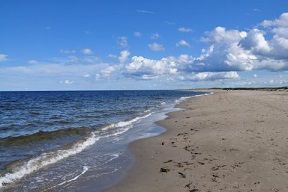
//> input picture Étape 19 - Rétroprojection d'un histogramme pour détecter un contenu d'image spécifique/waves.jpg, 288 x 192 px
$ ./ContentFinder   (built with g++ and OpenCV 4)
//> lines starting //> are read from the running program, lines starting //| are printed output that depends on the picture; after the words box and inside, x2 and y2 are one past the last pixel; in counts of white or black regions, pixels touching at a corner belong together
### Étape 19 - Rétroprojection d'un histogramme pour détecter un contenu d'image spécifique/Histogram.hpp
#include <iostream>
#include <vector>
#include <opencv2/opencv.hpp>
#include <opencv2/core/core.hpp>
#include <opencv2/highgui/highgui.hpp>
#include <opencv2/imgproc/imgproc.hpp>

class Histogram1D
{
private:
    int histSize[1];        // Nombre de bins pour l'histogramme (par défaut, 256 bins)
    float hranges[2];       // Plage des valeurs (min et max)
    const float* ranges[1]; // Pointeur vers les plages de valeurs
    int channels[1];        // Indique le canal à utiliser pour le calcul de l'histogramme

public:
    // Constructeur par défaut
    Histogram1D()
    {
        histSize[0] = 256;   // Initialise à 256 bins
        hranges[0] = 0.0;    // Valeur minimale des pixels
        hranges[1] = 255.0;  // Valeur maximale des pixels
        ranges[0] = hranges; // Associe les plages au pointeur
        channels[0] = 0;     // Par défaut, utilise le canal 0 (par exemple, le canal bleu pour une image BGR)
    }

    // Définit le canal pour lequel l'histogramme sera calculé
    // [41 lines left out: functions setChannel, getChannel, setRanges, getMinValue, getMaxValue, setNBins and 1 more, not called in this run]

    // Calcule l'histogramme pour une image donnée
    cv::Mat getHistogram(const cv::Mat &image)
    {
        cv::Mat hist; // Matrice de sortie pour stocker l'histogramme

        // Appelle la fonction calcHist pour calculer l'histogramme
        cv::calcHist(
            &image,       // Image source (par référence)
            1,            // Nombre d'images (ici, une seule)
            channels,     // Canal(s) à utiliser
            cv::Mat(),    // Aucun masque (considère toute l'image)
            hist,         // Histogramme de sortie
            1,            // Histogramme 1D
            histSize,     // Nombre de bins
            ranges        // Plage des valeurs
        );

        return hist; // Retourne l'histogramme calculé
    }

    // Génère une image visuelle de l'histogramme
    // [133 lines left out: functions getHistogramImage, getImageOfHistogram, applyLookUp, applyLookUpWhithIterator, stretch, equalize, not called in this run]
};

class ColorHistogram
{
private:
    int histSize[3];        // Taille des histogrammes pour chaque canal (B, G, R)
    float hranges[2];       // Plage des valeurs de pixel
    const float* ranges[3]; // Plages pour chaque canal
    int channels[3];        // Index des canaux (B, G, R)

public:
    // Constructeur par défaut
    ColorHistogram()
    {
        histSize[0] = histSize[1] = histSize[2] = 256; // Par défaut, 256 bins pour chaque canal
        hranges[0] = 0.0; // Plage des valeurs : 0-255
        hranges[1] = 255.0;
        ranges[0] = hranges; // Même plage pour tous les canaux
        ranges[1] = hranges;
        ranges[2] = hranges;
        channels[0] = 0; // Canal bleu
        channels[1] = 1; // Canal vert
        channels[2] = 2; // Canal rouge
    }

    // Définit la taille des bins pour chaque canal
    // [37 lines left out: functions setNBins, getNBins, setRanges, getHistogram, not called in this run]

    // Calcule l'histogramme 3D pour une image couleur
    cv::Mat getHistogram3D(const cv::Mat& image)
    {
        cv::Mat hist;

        // Calcule l'histogramme en 3 dimensions pour les canaux B, G, R
        cv::calcHist(&image,
                     1,          // Une seule image
                     channels,   // Canaux à considérer
                     cv::Mat(),  // Pas de masque
                     hist,       // Histogramme de sortie
                     3,          // Histogramme 3D
                     histSize,   // Nombre de bins pour chaque canal
                     ranges);    // Plage des valeurs pour chaque canal

        return hist;
    }

    // Visualise les histogrammes individuels des canaux (B, G, R)
    // [76 lines left out: functions getHistogramImages, getImageOfHistogram, get3DHistogramImage, not called in this run]

    // Définit la taille des bins pour chaque canal (B, G, R)
    void setSize(int nbins)
    {
        histSize[0] = histSize[1] = histSize[2] = nbins; // Applique la même taille de bin à tous les canaux
    }
};

### Étape 19 - Rétroprojection d'un histogramme pour détecter un contenu d'image spécifique/ContentFinder.hpp
#include <iostream>
#include <vector>
#include <opencv2/opencv.hpp>
#include <opencv2/core/core.hpp>
#include <opencv2/highgui/highgui.hpp>
#include <opencv2/imgproc/imgproc.hpp>

#include "Histogram.hpp"

// Classe ContentFinder : utilisée pour trouver des zones spécifiques dans une image
// en fonction d'un histogramme donné.
class ContentFinder
{
private:
    int channels[3];        // Canaux à analyser (B, G, R ou autres)
    float hranges[2];       // Plage des valeurs de pixel (min et max)
    const float *ranges[3]; // Pointeur vers les plages de valeurs
    bool isSparse;          // Indique si l'histogramme est dense ou épars
    float threhold;         // Seuil pour filtrer les résultats de la rétroprojection
    cv::Mat histogram;      // Histogramme dense
    cv::SparseMat shistogram; // Histogramme épars

public:
    // Constructeur : initialise les plages et le seuil par défaut
    ContentFinder() : threhold(0.1f), isSparse(false)
    {
        // Associe les plages à leur pointeur pour les trois canaux
        ranges[0] = hranges;
        ranges[1] = hranges;
        ranges[2] = hranges;
    }

    // Définit un seuil pour la rétroprojection
    void setThreshold(float t)
    {
        threhold = t;
    }

    // Récupère le seuil actuel
    // [4 lines left out: function getThreshold, not called in this run]

    // Définit un histogramme dense et le normalise
    void setHistogram(const cv::Mat &h)
    {
        isSparse = false; // Indique que l'histogramme est dense
        cv::normalize(h, histogram, 1.0); // Normalise les valeurs pour qu'elles soient dans [0, 1]
    }

    // Définit un histogramme épars et le normalise
    // [5 lines left out: function setHistogram, not called in this run]

    // Trouve les zones correspondantes dans une image en utilisant la plage [0, 256]
    cv::Mat find(const cv::Mat &image)
    {
        cv::Mat result;

        // Définit les plages de valeurs pour la rétroprojection
        hranges[0] = 0.0;
        hranges[1] = 256.0;

        // Définit les canaux à analyser (par défaut, BGR)
        channels[0] = 0; // Bleu
        channels[1] = 1; // Vert
        channels[2] = 2; // Rouge

        // Appelle la méthode surchargée pour effectuer la recherche
        return find(image, hranges[0], hranges[1], channels);
    }

    // Méthode surchargée pour rechercher des zones spécifiques dans une image
    // Permet de définir des plages de valeurs personnalisées
    cv::Mat find(const cv::Mat &image, float minValue, float maxValue, int *channels)
    {
        cv::Mat result;

        // Définit les plages de valeurs pour la rétroprojection
        hranges[0] = minValue;
        hranges[1] = maxValue;

        // Effectue la rétroprojection avec un histogramme dense ou épars
        if (isSparse)
        {
            // Si l'histogramme est épars, configure les canaux pour la rétroprojection
            for (int i = 0; i < shistogram.dims(); i++)
            {
                this->channels[i] = channels[i];
            }

            // Calcule la rétroprojection en utilisant l'histogramme épars
            cv::calcBackProject(&image, 1, channels, shistogram, result, ranges, 255.0);
        }
        else
        {
            // Si l'histogramme est dense, configure les canaux pour la rétroprojection
            for (int i = 0; i < histogram.dims; i++)
            {
                this->channels[i] = channels[i];
            }

            // Calcule la rétroprojection en utilisant l'histogramme dense
            cv::calcBackProject(&image, 1, channels, histogram, result, ranges, 255.0);
        }

        // Applique un seuil si configuré (valeurs en dessous du seuil sont ignorées)
        if (threhold >= 0.0)
        {
            cv::threshold(result, result, 255.0 * threhold, 255.0, cv::THRESH_BINARY);
        }

        // Retourne le résultat de la rétroprojection
        return result;
    }
};

### Étape 19 - Rétroprojection d'un histogramme pour détecter un contenu d'image spécifique/ContentFinder.cpp
#include "ContentFinder.hpp"

int main()
{
    // Détection basée sur des niveaux de gris ------------
    // Charge une image en niveaux de gris
    cv::Mat image = cv::imread("waves.jpg", 0);
//> image: 192 rows x 288 cols, CV_8UC1; min 5, max 250, mean 128.1
    if (!image.data)
    {
        return 0;
    }

    // Définition d'une région d'intérêt (ROI) dans l'image
    cv::Mat imageROI;
    imageROI = image(cv::Rect(216, 33, 24, 30)); // Sélectionne une ROI de 24x30 pixels à partir du point (216, 33)
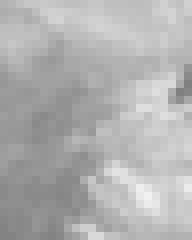
//> imageROI: 30 rows x 24 cols, CV_8UC1 (shown 8 times larger); min 127, max 240, mean 176.5

    // Calcule l'histogramme de la ROI
    Histogram1D h; // Crée un objet Histogram1D pour gérer les histogrammes
    cv::Mat hist = h.getHistogram(imageROI); // Calcule l'histogramme de la ROI
//> in getHistogram, `cv::calcHist( &image, 1, channels, cv::Mat(), hist, 1, histSize, range..`: hist = 256 values, max 18 at index 190, min 0 at index 0, mean 2.81

    // Configure un ContentFinder pour utiliser l'histogramme calculé
    ContentFinder finder;
    finder.setHistogram(hist); // Définit l'histogramme cible
//> in setHistogram, `cv::normalize(h, histogram, 1.0);`: histogram = 256 values, max 0.216 at index 190, min 0 at index 0, mean 0.0338
    finder.setThreshold(-1.0f); // Désactive le seuil (aucune filtration basée sur la probabilité)

    // Applique la rétroprojection pour trouver les zones correspondant à l'histogramme dans l'image complète
    cv::Mat result1;
    result1 = finder.find(image); // Rétroprojection de l'image avec l'histogramme cible

    // Convertit le résultat en une image affichable
    cv::Mat tmp;
    result1.convertTo(tmp, CV_8U, -1.0, 255.0); // Échelle des valeurs pour l'affichage
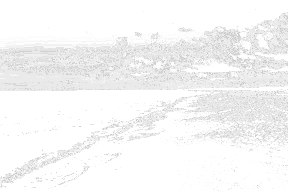
//> tmp: 192 rows x 288 cols, CV_8UC1; min 200, max 255, mean 245.7
    cv::imshow("Backprojection result", tmp); // Affiche la rétroprojection brute

    // Applique un seuil pour filtrer les résultats de la rétroprojection
    finder.setThreshold(0.12f); // Définit un seuil de 12 %
    result1 = finder.find(image); // Recalcule la rétroprojection avec le seuil
//> call 2 of find, with minValue = 0, maxValue = 256
//> in find (call 2), `cv::threshold(result, result, 255.0 * threhold, 255.0, cv::THRESH_BINA..`:
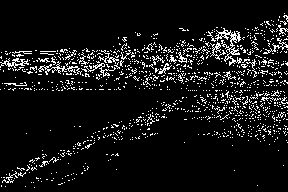
//> result: 192 rows x 288 cols, CV_8UC1; 8.3% white in thin lines or dots

    // Dessine un rectangle noir autour de la ROI d'origine dans l'image
    cv::rectangle(image, cv::Rect(216, 33, 24, 30), cv::Scalar(0, 0, 0));
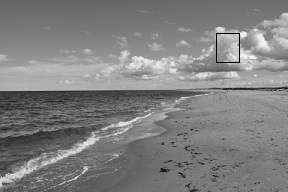
//> image: 192 rows x 288 cols, CV_8UC1; min 0, max 250, mean 127.8

    // Affiche l'image originale avec le rectangle
    cv::imshow("Image", image);

    // Affiche les résultats de la détection après l'application du seuil
    cv::imshow("Detection result", result1);

    // Détection basée sur des couleurs -------------------
    // Crée un objet ColorHistogram pour analyser les canaux couleur
    ColorHistogram hc;
    cv::Mat color = cv::imread("waves.jpg"); // Charge l'image "waves.jpg" en couleur
//> color is the input picture: 192 rows x 288 cols, CV_8UC3; mean B, G, R 162.8, 131.2, 108.8

    // Définit une nouvelle ROI dans l'image couleur
    imageROI = color(cv::Rect(0, 0, 100, 45)); // Sélectionne une ROI de 100x45 pixels à partir du coin supérieur gauche
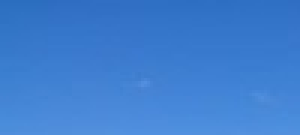
//> imageROI: 45 rows x 100 cols, CV_8UC3 (shown 3 times larger); mean B, G, R 208.4, 126.2, 61.9

    // Calcule un histogramme pour la ROI en utilisant 8 bins par canal
    hc.setSize(8); // Définit 8 bins pour chaque canal (B, G, R)
    cv::Mat shist = hc.getHistogram3D(imageROI); // Calcule l'histogramme couleur de la ROI

    // Configure le ContentFinder pour utiliser cet histogramme couleur
    finder.setHistogram(shist); // Définit l'histogramme cible (couleur)
    finder.setThreshold(0.05f); // Définit un seuil de 5 %

    // Applique la rétroprojection à l'image couleur
    result1 = finder.find(color); // Rétroprojection basée sur l'histogramme couleur
//> call 3 of find, with minValue = 0, maxValue = 256
//> in find (call 3), `cv::calcBackProject(&image, 1, channels, histogram, result, ranges, 25..`:
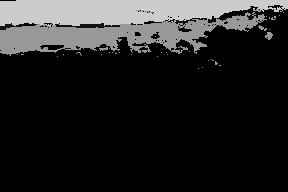
//> result: 192 rows x 288 cols, CV_8UC1; min 0, max 204, mean 35.4
//> in find (call 3), `cv::threshold(result, result, 255.0 * threhold, 255.0, cv::THRESH_BINA..`:
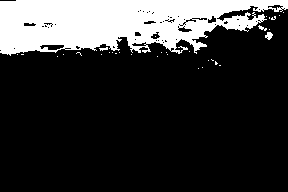
//> result: 192 rows x 288 cols, CV_8UC1; 20.3% white; 33 white regions (29 under 20 px), largest, box (x1, y1, x2, y2) and area: (0, 0, 288, 56) 11064, (265, 32, 273, 40) 42, (258, 25, 267, 31) 24, (99, 47, 108, 51) 21

    // Affiche les résultats de la détection basée sur les couleurs
    cv::imshow("Color Detection result", result1);

    // Attend qu'une touche soit pressée avant de quitter
    cv::waitKey();

    return 0;
}
